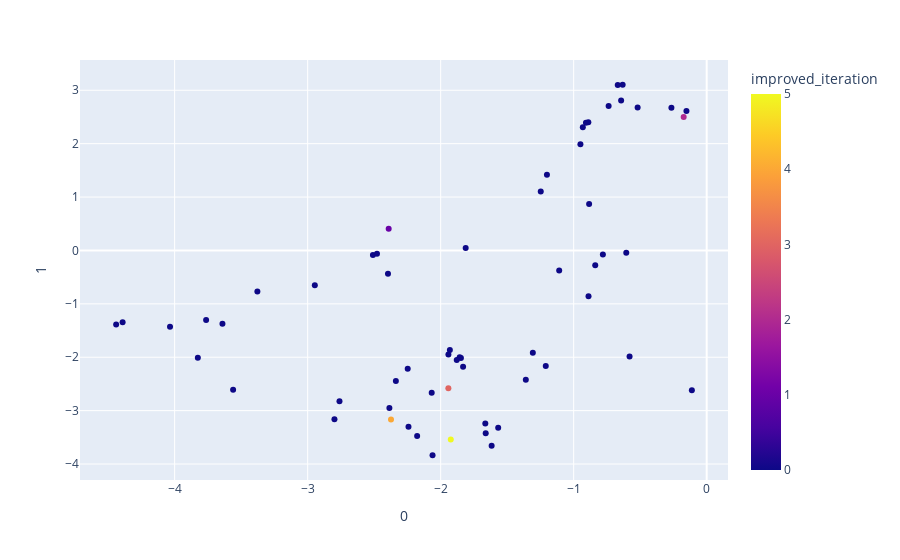

The cell this chart's notebook holds for it:
### Code cell
from sklearn.manifold import TSNE

features = steps_df.loc[:, :'кнопка размера']

tsne = TSNE(n_components=2, random_state=0)
projections = tsne.fit_transform(features)

fig = px.scatter(
    projections, x=0, y=1,
    color=steps_df.improved_iteration, labels={'color': 'improved_iteration'}
)
fig.show()

### Figure 1 — Plotly figure (JSON) as saved in the notebook; plotly's stock layout.template omitted (floating-point values rounded to 4 significant figures)
{"data": [{"hovertemplate": "0=%{x}<br>1=%{y}<br>improved_iteration=%{marker.color}<extra></extra>", "legendgroup": "", "marker": {"color": [1, 0, 2, 0, 0, 0, 3, 0, 0, 0, 0, 0, 0, 0, 0, 0, 0, 0, 0, 0, 0, 0, 0, 0, 0, 0, 0, 0, 0, 0, 0, 0, 0, 0, 0, 0, 0, 0, 4, 0, 0, 0, 0, 0, 0, 0, 0, 0, 0, 0, 0, 0, 0, 0, 0, 0, 5, 0, 0, 0, 0], "coloraxis": "coloraxis", "symbol": "circle"}, "mode": "markers", "name": "", "orientation": "v", "showlegend": false, "type": "scatter", "x": [-2.391, -2.509, -0.173, -0.8839, -0.5798, -0.5193, -1.942, -1.248, -0.8898, -0.9494, -2.067, -2.385, -2.396, -1.831, -1.848, -1.931, -1.857, -2.337, -0.9313, -1.942, -0.9077, -2.248, -1.879, -2.479, -0.1522, -0.6318, -0.6046, -4.44, -0.6434, -3.561, -3.826, -1.812, -1.201, -0.7372, -3.641, -0.1116, -0.6686, -1.109, -2.373, -1.21, -0.8884, -1.36, -0.7806, -3.763, -0.2652, -2.946, -0.838, -1.664, -2.061, -2.799, -2.242, -2.761, -4.035, -4.391, -1.568, -1.661, -1.924, -3.378, -1.617, -1.307, -2.177], "xaxis": "x", "y": [0.4076, -0.08743, 2.498, 0.8699, -1.987, 2.678, -2.58, 1.105, 2.401, 1.99, -2.665, -2.952, -0.4372, -2.179, -2.016, -1.866, -2.001, -2.446, 2.31, -1.951, 2.39, -2.214, -2.052, -0.06355, 2.613, 3.104, -0.04337, -1.385, 2.807, -2.61, -2.011, 0.04556, 1.418, 2.704, -1.371, -2.619, 3.101, -0.3767, -3.164, -2.165, -0.8571, -2.423, -0.07468, -1.303, 2.673, -0.6503, -0.2766, -3.24, -3.836, -3.16, -3.302, -2.822, -1.429, -1.344, -3.321, -3.423, -3.539, -0.7673, -3.659, -1.917, -3.473], "yaxis": "y"}], "layout": {"coloraxis": {"colorbar": {"title": {"text": "improved_iteration"}}, "colorscale": [[0.0, "#0d0887"], [0.1111, "#46039f"], [0.2222, "#7201a8"], [0.3333, "#9c179e"], [0.4444, "#bd3786"], [0.5556, "#d8576b"], [0.6667, "#ed7953"], [0.7778, "#fb9f3a"], [0.8889, "#fdca26"], [1.0, "#f0f921"]]}, "legend": {"tracegroupgap": 0}, "margin": {"t": 60}, "xaxis": {"anchor": "y", "domain": [0.0, 1.0], "title": {"text": "0"}}, "yaxis": {"anchor": "x", "domain": [0.0, 1.0], "title": {"text": "1"}}}}
